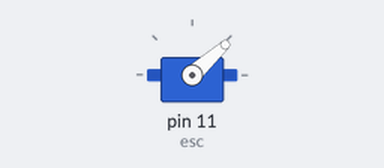
Recording of a sketch running on a simulated Arduino Uno, built with avr-gcc and run on an emulated ATmega328P. On the bench: servo.

Above: at 2.05 s.
Timing chart, 0 to 5.3 s (numbered marks = the images above):
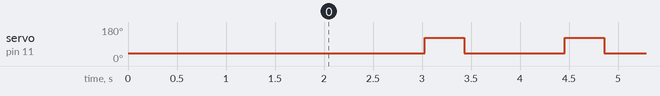

Measured:
- by itself, servo on pin 11 (esc): alternates 122° for 0.40 s and 42° for 1.0 s

The sketch:

Main.ino
```cpp
/*
  Servo Signal Frequency Pulse Generator

  Create PWM signal pulses with set amplitude and frequency
*/

#include <Servo.h>


float freq = 0.7;

float time = 1 / freq;

float time_ms = time*1000;
float on_time_ms = 400;
float off_time_ms = time_ms - on_time_ms;


Servo esc;  // create servo object to control a servo

void setup() {
  // initialize digital pin LED_BUILTIN as an output.
  esc.attach(11);
  esc.writeMicroseconds(980);
  delay(2000);
}

// the loop function runs over and over again forever
void loop() {
  esc.writeMicroseconds(980);
  delay(off_time_ms);
  esc.writeMicroseconds(1800);
  delay(on_time_ms);
}
```
